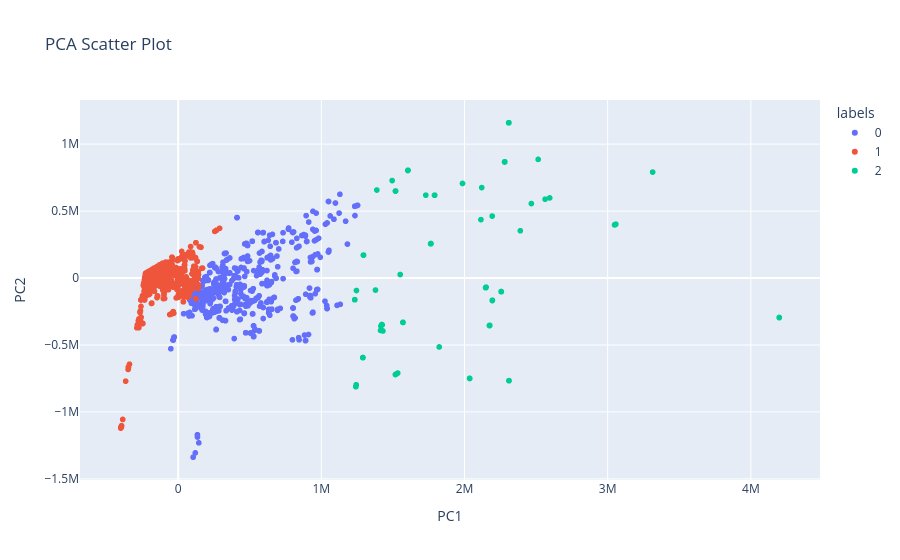

The notebook cell this image was saved under:
### Code cell
serve_scatter_plot(True, 3)
